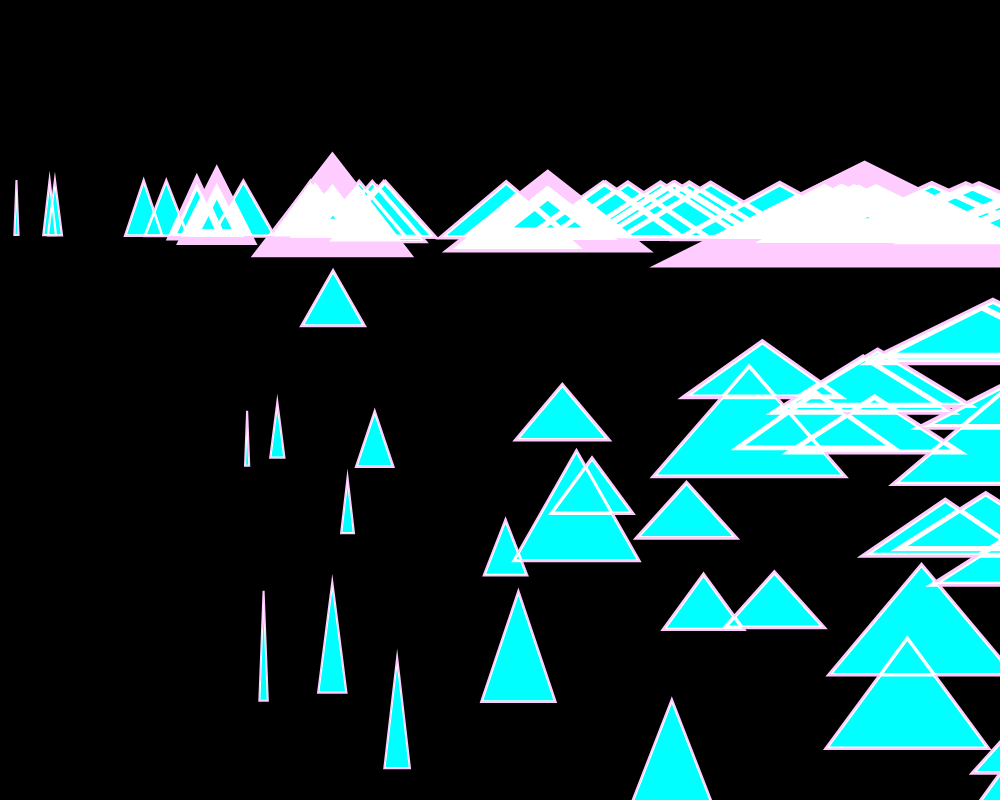
Frame 1 (no input)
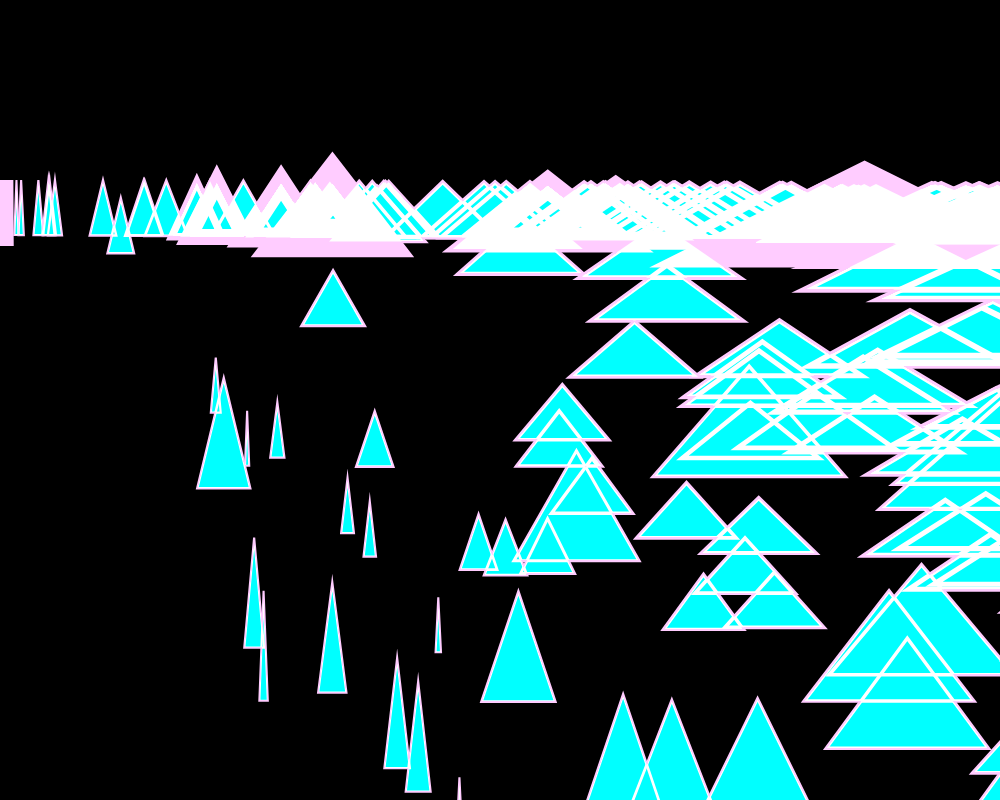
Frame 2 (the mouse pressed at the canvas centre, redrawn once)

The p5.js sketch that drew these frames (run headless with seeded random() and noise() and a simulated clock; the mouse was pressed at the canvas centre and the sketch redrawn once):

// p5.js sketch
// ── sketch.js
// just draws a circle

function setup() {
	// create a place to draw
	createCanvas(1000, 800);
	noLoop();
}


function draw() {
	// clear the background
	background(0, 0, 0);


	var rows = height / 50;
	var cols = width / 50;

	for (row = 0; row < rows; row++) {
		for (col = 0; col < rows; col++) {
			drawThing(col * 50 + 25, row * 50 + 25);
		}
	}



	function drawThing(x, y) {
		var c;
		var b;

		// even
		c = random(0, 50);
		b = random(0, 500);

		// set drawing styles
		fill(0, c + 255, c + 255);
		strokeWeight(2 + c);
		stroke(355, 204, 255);

		// draw a traingle
		triangle(c * 190, c + 235, c * 218, c + 180, c * 246, c + 235);
		// draw a traingle
		triangle(c * 190 + b, c + 235 + b, c * 218 + b, c + 180 + b, c * 246 + b,
			c + 235 + b);
		triangle(b * 190 + b, b + 235 + b, b * 218 + b, b + 180 + b, b * 246 + b,
			b + 235 + b);
		triangle(c * 190 * 2 + b, c + 235 * 2 + b, c * 218 * 2 + b, c + 180 * 2 + b,
			c * 246 * 2 + b, c + 235 * 2 + b);
		triangle(b * 190 * 7 + b, b + 235 * 7 + b, b * 218 * 7 + b, b + 180 * 7 + b,
			b * 246 * 7 + b, b + 235 * 7 + b);

		blendMode(LIGHTEST);
	}


}
